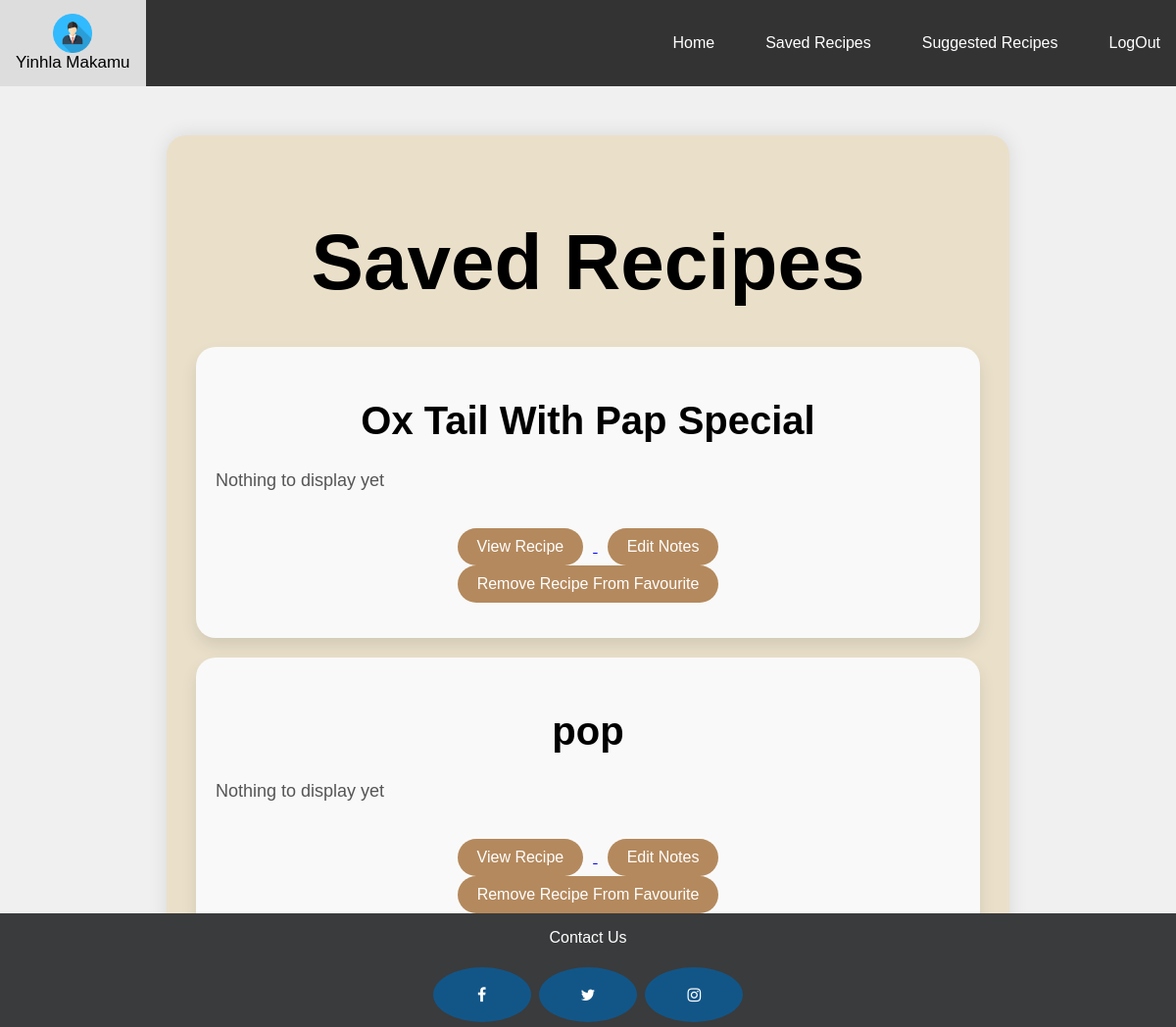
The page /saved_recipe (signed in) on the database its author committed.
### foodie_app/models.py (models this page shows, shortened)
class Profile(AbstractUser):
    class Meta:
        app_label = "foodie_app"

class Favourite_Recipe(models.Model):
    favourite_recipe_id = models.AutoField(primary_key=True)
    date_added = models.DateField(auto_now_add=True)
    notes = models.TextField(blank=True, null=True)
    recipe_id = models.ForeignKey(Recipe,on_delete=models.CASCADE)
    user_id = models.ForeignKey(Profile, on_delete=models.CASCADE)
    class Meta:
        unique_together = ('user_id', 'recipe_id')

class Recipe(models.Model):
    recipe_id = models.AutoField(primary_key=True)
    recipe_name = models.CharField(max_length=70)
    instruction_details = models.TextField(blank =True)
    ingredient_details = models.TextField(blank =True)

### foodie_app/views.py (the view)
# urls.py: path('saved_recipe', savedrecipe, name='saved_recipe'),
@login_required
def savedrecipe(request):
    fav_recipes = Favourite_Recipe.objects.filter(user_id = request.user)
    context = {
        "favs" : fav_recipes,
        "size" : len(fav_recipes)
    }
    return render(request, "foodie_app/saved_recipe.html", context)

### foodie_app/templates/foodie_app/saved_recipe.html (shortened to what this page needs)
{% extends "base.html" %}
{% load static %}
{% block css %}
    <link rel="stylesheet" href="{% static 'css/savedrecipes.css' %}">
{% endblock css %}
{% block content %}
<div class="container">
    <h1 class="recipe-title">Saved Recipes</h1>
    <div class="recipe-list">
        {% if size > 0 %}
            {% for fav in favs %}
                <div class="recipe-item">
                    <h2 class="recipe-name">{{fav.recipe_id.recipe_name}}</h2>
                    <div class="recipe-summary">
                        <p align="center">
                            {% if fav.notes == '' or fav.notes == None %}
                            Nothing to display yet
                            {% else %}
                            {{fav.notes}}
                            {% endif %}
                        </p>
                    </div>
                    <div class="buttons">
                        <a href="{% url 'saved_recipe_details' fav.favourite_recipe_id %}">
                            <button class="btn view-recipe-btn">View Recipe</button>
                        </a>
                        <a href="{% url 'edit_saved_recipe' fav.favourite_recipe_id %}">
                            <button class="btn view-recipe-btn" onclick=>Edit Notes</button>
                        </a>
                        <form action="{% url 'delete_saved_recipe' fav.favourite_recipe_id %}" method="post" id="deleteForm">
                            <button class="btn save-recipe-btn" onclick="confirmDelete()">Remove Recipe From Favourite</button>
                        </form>
                    </div>
                </div>
            {% endfor %}
        {% else %}
                <h2>No Saved Recipes yet</h2>
        {% endif %}
    </div>
</div>
{% endblock content %}

### templates/base.html (shortened to what this page needs)
{% load static %}
<html lang="en">
<head>
    {% block css %}{% endblock css %}
    <link rel="stylesheet" type="text/css" href="{% static 'css/base.css' %}" />
    <link rel="stylesheet" href="https://cdnjs.cloudflare.com/ajax/libs/font-awesome/4.7.0/css/font-awesome.min.css">
</head>
<body>
    <div class="topnav">
        <div class="navbar-container">
            <a href="{% url 'profile' %}" class="logo">
                <img src="{% static 'img/logins.png' %}" alt="Logo">
                <div>
                    {{ request.user.first_name }} {{ request.user.last_name }}
                </div>
            </a>
            <ul class="nav-links">
                <li><a href="{% url 'home' %}">Home</a></li>
               <li><a href="{% url 'saved_recipe' %}">Saved Recipes</a></li>
               <li><a href="{% url 'suggested_recipes' %}">Suggested Recipes</a></li>
               <li><a href="{% url 'logout' %}">LogOut</a></li>
            </ul>
        </div>
    </div>
    {% block content %}{% endblock content %}
    <footer class="footer">
        <p>Contact Us</p>
        <a href="https://www.facebook.com/profile.php?id=61561201144772&mibextid=kgKNwXMZbbhE3a11" class="fa fa-facebook" target=_blank></a>
        <a href="https://x.com/food_pedia24" class="fa fa-twitter" target=_blank></a>
        <a href="https://www.instagram.com/_foodie.pedia" class="fa fa-instagram" target=_blank></a>
      </footer>
</body>
</html>

### static/css/savedrecipes.css (style rules this page uses)
.container { max-width: 800px; margin: 50px auto; padding: 30px; background-color: #eae0ca; border-radius: 20px; box-shadow: 0 0 20px rgba(0, 0, 0, 0.1); }
.recipe-title { text-align: center; font-size: 80px; color: black; margin-bottom: 40px; }
.recipe-list { display: flex; flex-direction: column; gap: 20px; }
.recipe-item { background-color: #f9f9f9; padding: 20px; border-radius: 20px; box-shadow: 0 8px 16px rgba(0, 0, 0, 0.1); }
.recipe-name { font-size: 40px; color: black; margin-bottom: 10px; text-align: center; }
.recipe-summary { display: flex; align-items: center; gap: 20px; }
.recipe-summary p { font-size: 18px; color: #555; }
.buttons { text-align: center; margin-top: 20px; }
.btn { padding: 10px 20px; border: none; border-radius: 20px; background-color: #b4895d !important; color: #fff; font-size: 16px; cursor: pointer; transition: background-color 0.3s ease, transform 0.3s ease; margin: 0 10px; }
.view-recipe-btn { background-color: #7c6152; }

### static/css/base.css (style rules this page uses)
body { margin: 0; padding: 0; background-color: #f0f0f0; font-family: 'Gill Sans', 'Gill Sans MT', Calibri, 'Trebuchet MS', sans-serif; }
.topnav { background-color: #333; overflow: hidden; margin: 0; padding: 0; }
.topnav a { float: left; color: #f2f2f2; text-align: center; padding: 14px 16px; text-decoration: none; font-size: 17px; }
.navbar-container { display: flex; justify-content: space-between; align-items: center; }
.logo img { height: 40px; }
.nav-links { list-style: none; display: flex; margin: 0; padding: 0; }
.nav-links li { margin-left: 20px; height: 100%; }
.nav-links a { color: white; text-decoration: none; font-size: 16px; }
footer { position: fixed; left: 0; bottom: 0; width: 100%; background-color:#3A3B3C; color: white; text-align: center; }
.fa { padding: 20px; font-size: 50px; width: 60px; text-align: center; text-decoration: none; margin: 5px 2px; border-radius: 50%; }
.fa-facebook { background: #125688; color: white; size: 100% 100%; }
.fa-twitter { background: #125688; color: white; size: 100%; }
.fa-instagram { background: #125688; color: white; }

### rows shown on the page
Profile: user.first_name "Yinhla", user.last_name "Makamu"
Favourite_Recipe: recipe_id.recipe_name "Ox Tail With Pap Special", shows "Nothing to display yet"
Favourite_Recipe: recipe_id.recipe_name "pop", shows "Nothing to display yet"
